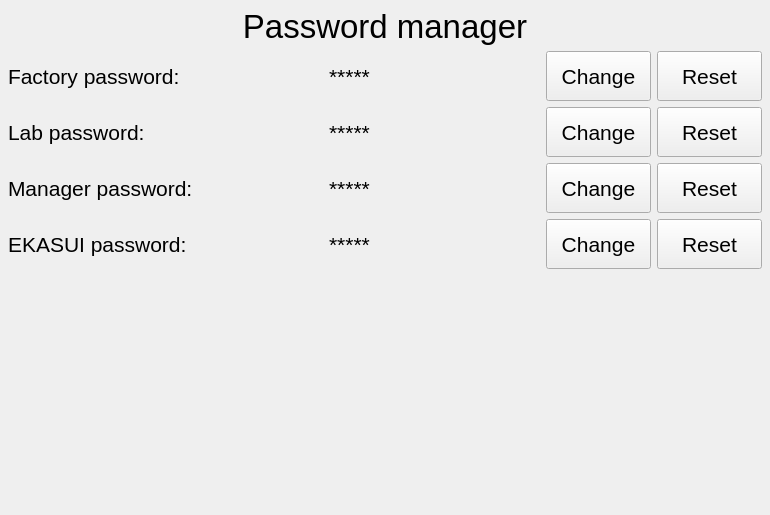
<?xml version="1.0" encoding="UTF-8"?>
<ui version="4.0">
 <class>PasswordManagerPage</class>
 <widget class="QWidget" name="PasswordManagerPage">
  <property name="geometry">
   <rect>
    <x>0</x>
    <y>0</y>
    <width>770</width>
    <height>515</height>
   </rect>
  </property>
  <property name="windowTitle">
   <string>Form</string>
  </property>
  <layout class="QVBoxLayout" name="verticalLayout_2">
   <property name="leftMargin">
    <number>8</number>
   </property>
   <property name="topMargin">
    <number>8</number>
   </property>
   <property name="rightMargin">
    <number>8</number>
   </property>
   <property name="bottomMargin">
    <number>8</number>
   </property>
   <item>
    <widget class="QLabel" name="label">
     <property name="font">
      <font>
       <pointsize>25</pointsize>
      </font>
     </property>
     <property name="text">
      <string>Password manager</string>
     </property>
     <property name="alignment">
      <set>Qt::AlignCenter</set>
     </property>
    </widget>
   </item>
   <item>
    <layout class="QVBoxLayout" name="verticalLayout">
     <item>
      <layout class="QHBoxLayout" name="factoryLayout" stretch="3,2,1,1">
       <property name="bottomMargin">
        <number>0</number>
       </property>
       <item>
        <widget class="QLabel" name="factoryPasswordInfoLabel">
         <property name="font">
          <font>
           <pointsize>16</pointsize>
          </font>
         </property>
         <property name="text">
          <string>Factory password:</string>
         </property>
        </widget>
       </item>
       <item>
        <widget class="QLabel" name="factoryPassword">
         <property name="minimumSize">
          <size>
           <width>200</width>
           <height>0</height>
          </size>
         </property>
         <property name="font">
          <font>
           <pointsize>16</pointsize>
          </font>
         </property>
         <property name="text">
          <string>*****</string>
         </property>
        </widget>
       </item>
       <item>
        <widget class="QPushButton" name="changeFactoryPassword">
         <property name="minimumSize">
          <size>
           <width>0</width>
           <height>50</height>
          </size>
         </property>
         <property name="font">
          <font>
           <pointsize>16</pointsize>
          </font>
         </property>
         <property name="text">
          <string>Change</string>
         </property>
        </widget>
       </item>
       <item>
        <widget class="QPushButton" name="resetFactoryPassword">
         <property name="minimumSize">
          <size>
           <width>0</width>
           <height>50</height>
          </size>
         </property>
         <property name="font">
          <font>
           <pointsize>16</pointsize>
          </font>
         </property>
         <property name="text">
          <string>Reset</string>
         </property>
        </widget>
       </item>
      </layout>
     </item>
     <item>
      <layout class="QHBoxLayout" name="labLayout" stretch="3,2,1,1">
       <property name="bottomMargin">
        <number>0</number>
       </property>
       <item>
        <widget class="QLabel" name="label_3">
         <property name="font">
          <font>
           <pointsize>16</pointsize>
          </font>
         </property>
         <property name="text">
          <string>Lab password:</string>
         </property>
        </widget>
       </item>
       <item>
        <widget class="QLabel" name="labPassword">
         <property name="minimumSize">
          <size>
           <width>200</width>
           <height>0</height>
          </size>
         </property>
         <property name="font">
          <font>
           <pointsize>16</pointsize>
          </font>
         </property>
         <property name="text">
          <string>*****</string>
         </property>
        </widget>
       </item>
       <item>
        <widget class="QPushButton" name="changeLabPassword">
         <property name="minimumSize">
          <size>
           <width>0</width>
           <height>50</height>
          </size>
         </property>
         <property name="font">
          <font>
           <pointsize>16</pointsize>
          </font>
         </property>
         <property name="focusPolicy">
          <enum>Qt::NoFocus</enum>
         </property>
         <property name="text">
          <string>Change</string>
         </property>
        </widget>
       </item>
       <item>
        <widget class="QPushButton" name="resetLabPassword">
         <property name="minimumSize">
          <size>
           <width>0</width>
           <height>50</height>
          </size>
         </property>
         <property name="font">
          <font>
           <pointsize>16</pointsize>
          </font>
         </property>
         <property name="text">
          <string>Reset</string>
         </property>
        </widget>
       </item>
      </layout>
     </item>
     <item>
      <layout class="QHBoxLayout" name="managerLayout" stretch="3,2,1,1">
       <property name="bottomMargin">
        <number>0</number>
       </property>
       <item>
        <widget class="QLabel" name="managerTitleLabel">
         <property name="font">
          <font>
           <pointsize>16</pointsize>
          </font>
         </property>
         <property name="text">
          <string>Manager password:</string>
         </property>
        </widget>
       </item>
       <item>
        <widget class="QLabel" name="managerPassword">
         <property name="minimumSize">
          <size>
           <width>200</width>
           <height>0</height>
          </size>
         </property>
         <property name="font">
          <font>
           <pointsize>16</pointsize>
          </font>
         </property>
         <property name="text">
          <string>*****</string>
         </property>
        </widget>
       </item>
       <item>
        <widget class="QPushButton" name="changeManagerPassword">
         <property name="minimumSize">
          <size>
           <width>0</width>
           <height>50</height>
          </size>
         </property>
         <property name="font">
          <font>
           <pointsize>16</pointsize>
          </font>
         </property>
         <property name="text">
          <string>Change</string>
         </property>
        </widget>
       </item>
       <item>
        <widget class="QPushButton" name="resetManagerPassword">
         <property name="minimumSize">
          <size>
           <width>0</width>
           <height>50</height>
          </size>
         </property>
         <property name="font">
          <font>
           <pointsize>16</pointsize>
          </font>
         </property>
         <property name="text">
          <string>Reset</string>
         </property>
        </widget>
       </item>
      </layout>
     </item>
     <item>
      <layout class="QHBoxLayout" name="ekasuiLayout" stretch="3,2,1,1">
       <property name="bottomMargin">
        <number>0</number>
       </property>
       <item>
        <widget class="QLabel" name="label_8">
         <property name="font">
          <font>
           <pointsize>16</pointsize>
          </font>
         </property>
         <property name="text">
          <string>EKASUI password:</string>
         </property>
        </widget>
       </item>
       <item>
        <widget class="QLabel" name="ekasuiPassword">
         <property name="minimumSize">
          <size>
           <width>200</width>
           <height>0</height>
          </size>
         </property>
         <property name="font">
          <font>
           <pointsize>16</pointsize>
          </font>
         </property>
         <property name="text">
          <string>*****</string>
         </property>
        </widget>
       </item>
       <item>
        <widget class="QPushButton" name="changeEKASUIPassword">
         <property name="minimumSize">
          <size>
           <width>0</width>
           <height>50</height>
          </size>
         </property>
         <property name="font">
          <font>
           <pointsize>16</pointsize>
          </font>
         </property>
         <property name="text">
          <string>Change</string>
         </property>
        </widget>
       </item>
       <item>
        <widget class="QPushButton" name="resetEKASUIPassword">
         <property name="minimumSize">
          <size>
           <width>0</width>
           <height>50</height>
          </size>
         </property>
         <property name="font">
          <font>
           <pointsize>16</pointsize>
          </font>
         </property>
         <property name="text">
          <string>Reset</string>
         </property>
        </widget>
       </item>
      </layout>
     </item>
     <item>
      <spacer name="verticalSpacer">
       <property name="orientation">
        <enum>Qt::Vertical</enum>
       </property>
       <property name="sizeHint" stdset="0">
        <size>
         <width>20</width>
         <height>40</height>
        </size>
       </property>
      </spacer>
     </item>
    </layout>
   </item>
  </layout>
 </widget>
 <resources/>
 <connections/>
</ui>
